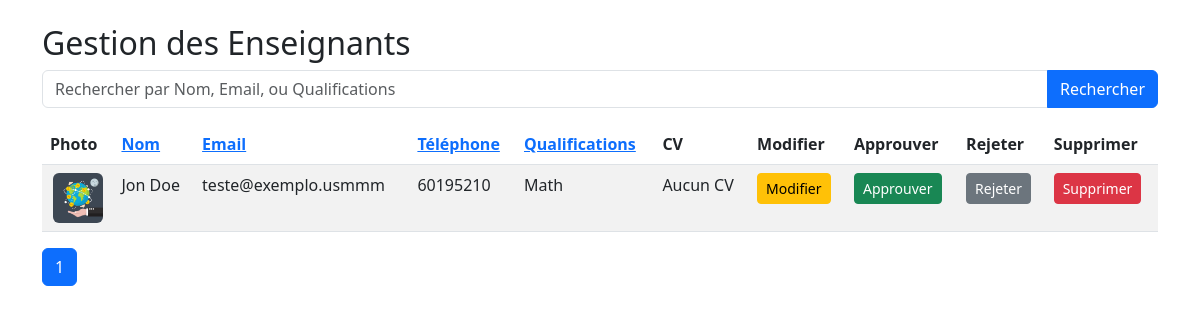
Page /View/BackOffice/php/teacher/teachers.php on the committed database.
### tables this page shows
CREATE TABLE `enseignants` (
  `id_enseignant` int(11) NOT NULL,
  `utilisateur_id` int(11) NOT NULL,
  `qualifications` varchar(100) DEFAULT NULL,
  `cv` varchar(256) DEFAULT NULL,
  `image` varchar(256) DEFAULT NULL
);

CREATE TABLE `utilisateurs` (
  `id` int(11) NOT NULL,
  `nom` varchar(100) NOT NULL,
  `email` varchar(255) NOT NULL,
  `numero_telephone` varchar(15) NOT NULL,
  `role` enum('etudiant','enseignant') NOT NULL,
  `mot_de_passe` varchar(255) NOT NULL,
  `cree_a` timestamp NOT NULL DEFAULT current_timestamp(),
  `statut` varchar(20) NOT NULL DEFAULT 'active'
);

### controller/TeacherController.php (called while the page is built, shortened)
<?php
class TeacherController {
    public function countAllTeachers() {
        try {
            $sql = config::getConnexion();
            $query = "SELECT COUNT(*) AS total FROM enseignants";
            $stmt = $sql->prepare($query);
            $stmt->execute();
            $result = $stmt->fetch(PDO::FETCH_ASSOC);
            return $result["total"];
        } catch (Exception $e) {
            error_log("Error in countAllTeachers method: " . $e->getMessage());
            return 0;
        }
    }
    public function ShowTeachersByOrder($order, $fields) {
        try {
            $sql = config::getConnexion();
            $query = "SELECT t.*, u.*
                      FROM enseignants t
                      JOIN utilisateurs u ON t.utilisateur_id = u.id
                      ORDER BY $fields $order";
            $stmt = $sql->prepare($query);
            $stmt->execute();
            return $stmt->fetchAll(PDO::FETCH_ASSOC);
        } catch (Exception $e) {
            error_log("Error in ShowTeachersByOrder method: " . $e->getMessage());
            return [];
        }
    }
}
?>

### View/BackOffice/php/teacher/teachers.php (the view, shortened to what this page needs)
<!DOCTYPE html>
<html lang="en">
<head>
    <link href="https://cdn.jsdelivr.net/npm/bootstrap@5.3.0-alpha1/dist/css/bootstrap.min.css" rel="stylesheet">
</head>
<body>
<div class="container mt-4">
    <h2>Gestion des Enseignants</h2>
    <div class="search-bar mb-3">
        <form method="GET" action="">
            <div class="input-group">
                <input type="text" name="search" id="searchInput" class="form-control"
                       placeholder="Rechercher par Nom, Email, ou Qualifications"
                       value="<?= htmlspecialchars($_GET['search'] ?? '') ?>">
                <button type="submit" class="btn btn-primary">Rechercher</button>
            </div>
        </form>
    </div>
    <div class="table-responsive">
        <table class="table table-striped table-hover">
            <thead>
            <tr>
                <th>Photo</th>
                <th>
                    <a href="?sort=nom&order=<?= (isset($_GET['sort']) && $_GET['sort'] === 'nom' && isset($_GET['order']) && $_GET['order'] === 'asc') ? 'desc' : 'asc' ?>">
                        Nom
                    </a>
                </th>
                <th>
                    <a href="?sort=email&order=<?= (isset($_GET['sort']) && $_GET['sort'] === 'email' && isset($_GET['order']) && $_GET['order'] === 'asc') ? 'desc' : 'asc' ?>">
                        Email
                    </a>
                </th>
                <th>
                    <a href="?sort=numero_telephone&order=<?= (isset($_GET['sort']) && $_GET['sort'] === 'numero_telephone' && isset($_GET['order']) && $_GET['order'] === 'asc') ? 'desc' : 'asc' ?>">
                        Téléphone
                    </a>
                </th>
                <th>
                    <a href="?sort=qualifications&order=<?= (isset($_GET['sort']) && $_GET['sort'] === 'qualifications' && isset($_GET['order']) && $_GET['order'] === 'asc') ? 'desc' : 'asc' ?>">
                        Qualifications
                    </a>
                </th>
                <th>CV</th>
                <th>Modifier</th>
                <th>Approuver</th>
                <th>Rejeter</th>
                <th>Supprimer</th>
            </tr>
            </thead>
            <tbody>
            <?php
            require_once("../../../../controller/TeacherController.php");
            $currentPage = isset($_GET['page']) ? (int)$_GET['page'] : 1;
            $perPage = 10;
            $searchQuery = $_GET['search'] ?? '';
            $sortColumn = $_GET['sort'] ?? 'id_enseignant';
            $sortOrder = $_GET['order'] ?? 'asc';
            try {
                $teachersController = new TeacherController();
                if (!empty($searchQuery)) {
                    Debugger::log("Searching teachers with query: {$searchQuery}");
                    $teachers = $teachersController->searchTeacher($searchQuery);
                } else {
                    $teachers = $teachersController->ShowTeachersByOrder($sortOrder, $sortColumn);
                }
                if (empty($teachers)) {
                    echo "<tr><td colspan='10' class='text-center'>Aucun enseignant trouvé.</td></tr>";
                } else {
                    foreach ($teachers as $teacher) {
                        $uploadDir = "../../../../uploads/images/";
                        $imagePath = $teacher['image'] ? $uploadDir . basename($teacher['image']) : null;
                        if ($imagePath && file_exists($imagePath)) {
                            $imageSrc = $imagePath;
                        } else {
                            $imageSrc = "https://via.placeholder.com/50";
                        }
                        $cvLink = isset($teacher['cv']) && file_exists("../../../../uploads/cvs/" . basename($teacher['cv']))
                            ? "../../../../uploads/cvs/" . basename($teacher['cv'])
                            : null;
                        echo "<tr>
                                <td class='text-center'>
                                    <img src='{$imageSrc}' alt='Photo' width='50' height='50' class='rounded'>
                                </td>
                                <td>{$teacher['nom']}</td>
                                <td>{$teacher['email']}</td>
                                <td>{$teacher['numero_telephone']}</td>
                                <td>{$teacher['qualifications']}</td>
                                <td>";
                        if ($cvLink) {
                            echo "<a href='{$cvLink}' download='cv_{$teacher['id_enseignant']}.pdf' class='btn btn-sm btn-primary'>Télécharger CV</a>";
                        } else {
                            echo "Aucun CV";
                        }
                        echo "</td>
                                <td><a href='modify_teacher.php?id={$teacher['id_enseignant']}' class='btn btn-warning btn-sm'>Modifier</a></td>
                                <td><a href='accept-teacher.php?id={$teacher['id_enseignant']}' class='btn btn-success btn-sm'>Approuver</a></td>
                                <td><a href='reject-teacher.php?id={$teacher['id_enseignant']}' class='btn btn-secondary btn-sm'>Rejeter</a></td>
                                <td><a href='delete-teacher.php?id={$teacher['id_enseignant']}' class='btn btn-danger btn-sm' onclick='return confirm(\"Êtes-vous sûr ?\")'>Supprimer</a></td>
                              </tr>";
                    }
                }
            } catch (Exception $e) {
                Debugger::log("Error occurred: " . $e->getMessage());
                echo "<tr><td colspan='10' class='text-center text-danger'>Erreur: " . htmlspecialchars($e->getMessage()) . "</td></tr>";
            }
            ?>
            </tbody>
        </table>
    </div>
    <?php if (!empty($teachers) && empty($searchQuery)): ?>
        <nav>
            <ul class="pagination">
                <?php
                $totalTeachers = $teachersController->countAllTeachers();
                $totalPages = ceil($totalTeachers / $perPage);
                for ($i = 1; $i <= $totalPages; $i++): ?>
                    <li class="page-item <?= ($i === $currentPage) ? 'active' : '' ?>">
                        <a class="page-link" href="?page=<?= $i ?>&sort=<?= $sortColumn ?>&order=<?= $sortOrder ?>">
                            <?= $i ?>
                        </a>
                    </li>
                <?php endfor; ?>
            </ul>
        </nav>
    <?php endif; ?>
</div>
</body>
</html>

### rows in the picture
enseignants: image (picture), utilisateur.nom "Jon Doe", utilisateur.email "teste@exemplo.usmmm", utilisateur.numero_telephone "60195210", qualifications "Math"
